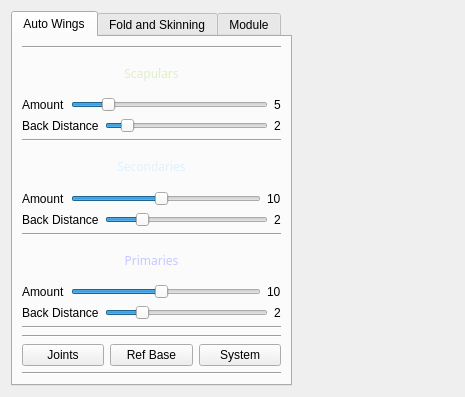
<?xml version="1.0" encoding="UTF-8"?>
<ui version="4.0">
 <class>Form</class>
 <widget class="QWidget" name="Form">
  <property name="geometry">
   <rect>
    <x>0</x>
    <y>0</y>
    <width>457</width>
    <height>397</height>
   </rect>
  </property>
  <property name="windowTitle">
   <string>Form</string>
  </property>
  <layout class="QGridLayout" name="gridLayout_2">
   <item row="0" column="0">
    <widget class="QTabWidget" name="tabWidget">
     <property name="currentIndex">
      <number>0</number>
     </property>
     <widget class="QWidget" name="tab">
      <attribute name="title">
       <string>Auto Wings</string>
      </attribute>
      <layout class="QGridLayout" name="gridLayout">
       <item row="1" column="0" colspan="2">
        <layout class="QVBoxLayout" name="verticalLayout_4">
         <item>
          <widget class="QLabel" name="label_15">
           <property name="font">
            <font>
             <family>Franklin Gothic Book</family>
             <pointsize>9</pointsize>
            </font>
           </property>
           <property name="layoutDirection">
            <enum>Qt::LeftToRight</enum>
           </property>
           <property name="styleSheet">
            <string notr="true">color: rgb(224, 239, 197);</string>
           </property>
           <property name="text">
            <string>Scapulars</string>
           </property>
           <property name="alignment">
            <set>Qt::AlignCenter</set>
           </property>
          </widget>
         </item>
         <item>
          <layout class="QVBoxLayout" name="verticalLayout">
           <item>
            <layout class="QHBoxLayout" name="horizontalLayout">
             <item>
              <widget class="QLabel" name="ScapAmount">
               <property name="text">
                <string>Amount</string>
               </property>
              </widget>
             </item>
             <item>
              <widget class="QSlider" name="ScapAmountSlider">
               <property name="styleSheet">
                <string notr="true">border-color: rgb(102, 115, 96);</string>
               </property>
               <property name="minimum">
                <number>2</number>
               </property>
               <property name="maximum">
                <number>20</number>
               </property>
               <property name="value">
                <number>5</number>
               </property>
               <property name="orientation">
                <enum>Qt::Horizontal</enum>
               </property>
              </widget>
             </item>
             <item>
              <widget class="QLabel" name="label">
               <property name="text">
                <string>5</string>
               </property>
              </widget>
             </item>
            </layout>
           </item>
           <item>
            <layout class="QHBoxLayout" name="horizontalLayout_2">
             <item>
              <widget class="QLabel" name="ScapDistance">
               <property name="text">
                <string>Back Distance</string>
               </property>
              </widget>
             </item>
             <item>
              <widget class="QSlider" name="ScapDistanceSlider">
               <property name="minimum">
                <number>0</number>
               </property>
               <property name="maximum">
                <number>20</number>
               </property>
               <property name="value">
                <number>2</number>
               </property>
               <property name="orientation">
                <enum>Qt::Horizontal</enum>
               </property>
              </widget>
             </item>
             <item>
              <widget class="QLabel" name="label_4">
               <property name="text">
                <string>2</string>
               </property>
              </widget>
             </item>
            </layout>
           </item>
          </layout>
         </item>
         <item>
          <widget class="Line" name="line_2">
           <property name="orientation">
            <enum>Qt::Horizontal</enum>
           </property>
          </widget>
         </item>
         <item>
          <widget class="QLabel" name="label_16">
           <property name="font">
            <font>
             <family>Franklin Gothic Book</family>
             <pointsize>9</pointsize>
            </font>
           </property>
           <property name="styleSheet">
            <string notr="true">color: rgb(220, 242, 255);</string>
           </property>
           <property name="text">
            <string>Secondaries</string>
           </property>
           <property name="alignment">
            <set>Qt::AlignCenter</set>
           </property>
          </widget>
         </item>
         <item>
          <layout class="QVBoxLayout" name="verticalLayout_2">
           <item>
            <layout class="QHBoxLayout" name="horizontalLayout_4">
             <item>
              <widget class="QLabel" name="SecAmount">
               <property name="text">
                <string>Amount</string>
               </property>
              </widget>
             </item>
             <item>
              <widget class="QSlider" name="SecAmountSlider">
               <property name="minimum">
                <number>1</number>
               </property>
               <property name="maximum">
                <number>20</number>
               </property>
               <property name="value">
                <number>10</number>
               </property>
               <property name="orientation">
                <enum>Qt::Horizontal</enum>
               </property>
              </widget>
             </item>
             <item>
              <widget class="QLabel" name="label_8">
               <property name="text">
                <string>10</string>
               </property>
              </widget>
             </item>
            </layout>
           </item>
           <item>
            <layout class="QHBoxLayout" name="horizontalLayout_5">
             <item>
              <widget class="QLabel" name="SecDistance">
               <property name="text">
                <string>Back Distance</string>
               </property>
              </widget>
             </item>
             <item>
              <widget class="QSlider" name="SecDistanceSlider">
               <property name="minimum">
                <number>0</number>
               </property>
               <property name="maximum">
                <number>10</number>
               </property>
               <property name="value">
                <number>2</number>
               </property>
               <property name="orientation">
                <enum>Qt::Horizontal</enum>
               </property>
              </widget>
             </item>
             <item>
              <widget class="QLabel" name="label_10">
               <property name="text">
                <string>2</string>
               </property>
              </widget>
             </item>
            </layout>
           </item>
          </layout>
         </item>
         <item>
          <widget class="Line" name="line">
           <property name="orientation">
            <enum>Qt::Horizontal</enum>
           </property>
          </widget>
         </item>
         <item>
          <widget class="QLabel" name="label_17">
           <property name="font">
            <font>
             <family>Franklin Gothic Book</family>
             <pointsize>9</pointsize>
            </font>
           </property>
           <property name="styleSheet">
            <string notr="true">color: rgb(147, 134, 189);
color: rgb(197, 201, 255);</string>
           </property>
           <property name="text">
            <string>Primaries</string>
           </property>
           <property name="alignment">
            <set>Qt::AlignCenter</set>
           </property>
          </widget>
         </item>
         <item>
          <layout class="QVBoxLayout" name="verticalLayout_3">
           <item>
            <layout class="QHBoxLayout" name="horizontalLayout_6">
             <item>
              <widget class="QLabel" name="PrimAmount">
               <property name="text">
                <string>Amount</string>
               </property>
              </widget>
             </item>
             <item>
              <widget class="QSlider" name="PrimAmountSlider">
               <property name="minimum">
                <number>1</number>
               </property>
               <property name="maximum">
                <number>20</number>
               </property>
               <property name="value">
                <number>10</number>
               </property>
               <property name="orientation">
                <enum>Qt::Horizontal</enum>
               </property>
              </widget>
             </item>
             <item>
              <widget class="QLabel" name="label_12">
               <property name="text">
                <string>10</string>
               </property>
              </widget>
             </item>
            </layout>
           </item>
           <item>
            <layout class="QHBoxLayout" name="horizontalLayout_7">
             <item>
              <widget class="QLabel" name="PrimDistance">
               <property name="text">
                <string>Back Distance</string>
               </property>
              </widget>
             </item>
             <item>
              <widget class="QSlider" name="PrimDistanceSlider">
               <property name="minimum">
                <number>0</number>
               </property>
               <property name="maximum">
                <number>10</number>
               </property>
               <property name="singleStep">
                <number>2</number>
               </property>
               <property name="value">
                <number>2</number>
               </property>
               <property name="orientation">
                <enum>Qt::Horizontal</enum>
               </property>
              </widget>
             </item>
             <item>
              <widget class="QLabel" name="label_14">
               <property name="text">
                <string>2</string>
               </property>
              </widget>
             </item>
            </layout>
           </item>
           <item>
            <widget class="Line" name="line_18">
             <property name="orientation">
              <enum>Qt::Horizontal</enum>
             </property>
            </widget>
           </item>
           <item>
            <widget class="Line" name="line_10">
             <property name="orientation">
              <enum>Qt::Horizontal</enum>
             </property>
            </widget>
           </item>
           <item>
            <layout class="QHBoxLayout" name="horizontalLayout_15">
             <property name="topMargin">
              <number>0</number>
             </property>
             <item>
              <widget class="QPushButton" name="JointsBtn">
               <property name="text">
                <string>Joints</string>
               </property>
              </widget>
             </item>
             <item>
              <widget class="QPushButton" name="RefBtn">
               <property name="text">
                <string>Ref Base</string>
               </property>
              </widget>
             </item>
             <item>
              <widget class="QPushButton" name="SystemBtn">
               <property name="styleSheet">
                <string notr="true"/>
               </property>
               <property name="text">
                <string>System</string>
               </property>
               <property name="icon">
                <iconset resource="Resources/Resources.qrc">
                 <normaloff>:/BG/Bird.png</normaloff>:/BG/Bird.png</iconset>
               </property>
              </widget>
             </item>
            </layout>
           </item>
          </layout>
         </item>
        </layout>
       </item>
       <item row="0" column="0" colspan="2">
        <widget class="Line" name="line_3">
         <property name="orientation">
          <enum>Qt::Horizontal</enum>
         </property>
        </widget>
       </item>
       <item row="2" column="0" colspan="2">
        <widget class="Line" name="line_4">
         <property name="orientation">
          <enum>Qt::Horizontal</enum>
         </property>
        </widget>
       </item>
      </layout>
     </widget>
     <widget class="QWidget" name="tab_3">
      <attribute name="title">
       <string>Fold and Skinning</string>
      </attribute>
      <layout class="QGridLayout" name="gridLayout_4">
       <item row="0" column="0">
        <layout class="QVBoxLayout" name="verticalLayout_5">
         <item>
          <widget class="Line" name="line_16">
           <property name="orientation">
            <enum>Qt::Horizontal</enum>
           </property>
          </widget>
         </item>
         <item>
          <widget class="QLabel" name="label_3">
           <property name="text">
            <string>Feathers Skin</string>
           </property>
           <property name="alignment">
            <set>Qt::AlignCenter</set>
           </property>
          </widget>
         </item>
         <item>
          <widget class="Line" name="line_14">
           <property name="orientation">
            <enum>Qt::Horizontal</enum>
           </property>
          </widget>
         </item>
         <item>
          <layout class="QHBoxLayout" name="horizontalLayout_12">
           <item>
            <widget class="QCheckBox" name="rightRadio">
             <property name="text">
              <string>Right</string>
             </property>
            </widget>
           </item>
           <item>
            <widget class="QCheckBox" name="leftRadio">
             <property name="text">
              <string>Left</string>
             </property>
             <property name="checked">
              <bool>true</bool>
             </property>
            </widget>
           </item>
          </layout>
         </item>
         <item>
          <layout class="QHBoxLayout" name="horizontalLayout_11">
           <item>
            <widget class="QRadioButton" name="scapularsRadio">
             <property name="text">
              <string>Scapulars</string>
             </property>
             <property name="checked">
              <bool>true</bool>
             </property>
            </widget>
           </item>
           <item>
            <widget class="QRadioButton" name="SecundariesRadio">
             <property name="text">
              <string>Secundaries</string>
             </property>
            </widget>
           </item>
           <item>
            <widget class="QRadioButton" name="PrimariesBtn">
             <property name="text">
              <string>Primaries</string>
             </property>
            </widget>
           </item>
          </layout>
         </item>
         <item>
          <layout class="QHBoxLayout" name="horizontalLayout_13">
           <property name="topMargin">
            <number>0</number>
           </property>
           <item>
            <widget class="QPushButton" name="BindFeathersBtn">
             <property name="text">
              <string>Bind Feathers</string>
             </property>
            </widget>
           </item>
           <item>
            <widget class="QCheckBox" name="boneBox">
             <property name="maximumSize">
              <size>
               <width>50</width>
               <height>16777215</height>
              </size>
             </property>
             <property name="text">
              <string>Bone</string>
             </property>
             <property name="checked">
              <bool>false</bool>
             </property>
            </widget>
           </item>
          </layout>
         </item>
         <item>
          <widget class="Line" name="line_13">
           <property name="orientation">
            <enum>Qt::Horizontal</enum>
           </property>
          </widget>
         </item>
         <item>
          <spacer name="verticalSpacer_4">
           <property name="orientation">
            <enum>Qt::Vertical</enum>
           </property>
           <property name="sizeHint" stdset="0">
            <size>
             <width>20</width>
             <height>40</height>
            </size>
           </property>
          </spacer>
         </item>
         <item>
          <widget class="QPushButton" name="initialFoldBtn">
           <property name="text">
            <string>Initial Fold</string>
           </property>
          </widget>
         </item>
         <item>
          <widget class="QPushButton" name="KeysToAutoBtn">
           <property name="text">
            <string>Keys &gt;&gt; Auto</string>
           </property>
          </widget>
         </item>
         <item>
          <spacer name="verticalSpacer">
           <property name="orientation">
            <enum>Qt::Vertical</enum>
           </property>
           <property name="sizeHint" stdset="0">
            <size>
             <width>20</width>
             <height>40</height>
            </size>
           </property>
          </spacer>
         </item>
         <item>
          <widget class="Line" name="line_15">
           <property name="orientation">
            <enum>Qt::Horizontal</enum>
           </property>
          </widget>
         </item>
         <item>
          <widget class="QPushButton" name="MirrorBtn">
           <property name="text">
            <string>Mirror Left  &gt; &gt; Right</string>
           </property>
          </widget>
         </item>
         <item>
          <widget class="Line" name="line_9">
           <property name="orientation">
            <enum>Qt::Horizontal</enum>
           </property>
          </widget>
         </item>
         <item>
          <widget class="QPushButton" name="DeleteBtn">
           <property name="text">
            <string>Delete and Rebuild</string>
           </property>
          </widget>
         </item>
         <item>
          <widget class="Line" name="line_17">
           <property name="orientation">
            <enum>Qt::Horizontal</enum>
           </property>
          </widget>
         </item>
        </layout>
       </item>
      </layout>
     </widget>
     <widget class="QWidget" name="tab_2">
      <attribute name="title">
       <string>Module</string>
      </attribute>
      <layout class="QGridLayout" name="gridLayout_3">
       <item row="8" column="0">
        <widget class="Line" name="line_8">
         <property name="orientation">
          <enum>Qt::Horizontal</enum>
         </property>
        </widget>
       </item>
       <item row="11" column="0">
        <widget class="QPushButton" name="CreateBaseModuleBtn">
         <property name="text">
          <string>Create Base</string>
         </property>
        </widget>
       </item>
       <item row="10" column="0">
        <widget class="Line" name="line_11">
         <property name="orientation">
          <enum>Qt::Horizontal</enum>
         </property>
        </widget>
       </item>
       <item row="9" column="0">
        <layout class="QHBoxLayout" name="horizontalLayout_14">
         <item>
          <widget class="QLabel" name="ScapDistance_5">
           <property name="text">
            <string>Color</string>
           </property>
          </widget>
         </item>
         <item>
          <widget class="QSlider" name="ColorModuleSlider">
           <property name="minimum">
            <number>0</number>
           </property>
           <property name="maximum">
            <number>20</number>
           </property>
           <property name="value">
            <number>16</number>
           </property>
           <property name="orientation">
            <enum>Qt::Horizontal</enum>
           </property>
          </widget>
         </item>
         <item>
          <widget class="QLabel" name="label_20">
           <property name="text">
            <string>16</string>
           </property>
          </widget>
         </item>
        </layout>
       </item>
       <item row="5" column="0">
        <widget class="Line" name="line_7">
         <property name="orientation">
          <enum>Qt::Horizontal</enum>
         </property>
        </widget>
       </item>
       <item row="7" column="0">
        <layout class="QHBoxLayout" name="horizontalLayout_10">
         <item>
          <widget class="QLabel" name="ScapDistance_3">
           <property name="text">
            <string>Controller Size</string>
           </property>
          </widget>
         </item>
         <item>
          <widget class="QSlider" name="ModuleControllerSizeSlider">
           <property name="minimum">
            <number>3</number>
           </property>
           <property name="maximum">
            <number>20</number>
           </property>
           <property name="orientation">
            <enum>Qt::Horizontal</enum>
           </property>
          </widget>
         </item>
         <item>
          <widget class="QLabel" name="label_9">
           <property name="text">
            <string>1</string>
           </property>
          </widget>
         </item>
        </layout>
       </item>
       <item row="2" column="0">
        <layout class="QHBoxLayout" name="horizontalLayout_8">
         <item>
          <widget class="QLabel" name="ScapDistance_2">
           <property name="text">
            <string>Back Distance</string>
           </property>
          </widget>
         </item>
         <item>
          <widget class="QSlider" name="DistanceBackSliderModule">
           <property name="minimum">
            <number>0</number>
           </property>
           <property name="maximum">
            <number>10</number>
           </property>
           <property name="value">
            <number>2</number>
           </property>
           <property name="orientation">
            <enum>Qt::Horizontal</enum>
           </property>
          </widget>
         </item>
         <item>
          <widget class="QLabel" name="label_5">
           <property name="text">
            <string>2</string>
           </property>
          </widget>
         </item>
        </layout>
       </item>
       <item row="4" column="0">
        <layout class="QHBoxLayout" name="horizontalLayout_9">
         <item>
          <widget class="QLabel" name="ScapAmount_3">
           <property name="text">
            <string>Axis</string>
           </property>
          </widget>
         </item>
         <item>
          <widget class="QRadioButton" name="XRB">
           <property name="text">
            <string>x</string>
           </property>
          </widget>
         </item>
         <item>
          <widget class="QRadioButton" name="YRB">
           <property name="text">
            <string>y</string>
           </property>
          </widget>
         </item>
         <item>
          <widget class="QRadioButton" name="ZRB">
           <property name="text">
            <string>z</string>
           </property>
           <property name="checked">
            <bool>true</bool>
           </property>
          </widget>
         </item>
        </layout>
       </item>
       <item row="0" column="0">
        <layout class="QHBoxLayout" name="horizontalLayout_3">
         <item>
          <widget class="QLabel" name="ScapAmount_2">
           <property name="text">
            <string>Amount</string>
           </property>
          </widget>
         </item>
         <item>
          <widget class="QSlider" name="AmounModuleSlider">
           <property name="minimum">
            <number>2</number>
           </property>
           <property name="maximum">
            <number>20</number>
           </property>
           <property name="value">
            <number>10</number>
           </property>
           <property name="orientation">
            <enum>Qt::Horizontal</enum>
           </property>
          </widget>
         </item>
         <item>
          <widget class="QLabel" name="label_2">
           <property name="text">
            <string>10</string>
           </property>
          </widget>
         </item>
        </layout>
       </item>
       <item row="12" column="0">
        <widget class="QPushButton" name="CreateWingsModuleBtn">
         <property name="text">
          <string>Create Wings</string>
         </property>
        </widget>
       </item>
       <item row="3" column="0">
        <widget class="Line" name="line_6">
         <property name="orientation">
          <enum>Qt::Horizontal</enum>
         </property>
        </widget>
       </item>
       <item row="1" column="0">
        <widget class="Line" name="line_5">
         <property name="orientation">
          <enum>Qt::Horizontal</enum>
         </property>
        </widget>
       </item>
       <item row="6" column="0">
        <widget class="Line" name="line_12">
         <property name="orientation">
          <enum>Qt::Horizontal</enum>
         </property>
        </widget>
       </item>
      </layout>
     </widget>
    </widget>
   </item>
   <item row="0" column="1">
    <widget class="QWidget" name="BG" native="true">
     <property name="minimumSize">
      <size>
       <width>150</width>
       <height>340</height>
      </size>
     </property>
     <property name="autoFillBackground">
      <bool>false</bool>
     </property>
     <property name="styleSheet">
      <string notr="true">image : url(:/BG/WingBG.png)</string>
     </property>
    </widget>
   </item>
   <item row="0" column="2">
    <widget class="QFrame" name="frame">
     <property name="frameShape">
      <enum>QFrame::StyledPanel</enum>
     </property>
     <property name="frameShadow">
      <enum>QFrame::Raised</enum>
     </property>
    </widget>
   </item>
  </layout>
 </widget>
 <resources>
  <include location="Resources/Resources.qrc"/>
 </resources>
 <connections>
  <connection>
   <sender>ScapAmountSlider</sender>
   <signal>valueChanged(int)</signal>
   <receiver>label</receiver>
   <slot>setNum(int)</slot>
   <hints>
    <hint type="sourcelabel">
     <x>162</x>
     <y>124</y>
    </hint>
    <hint type="destinationlabel">
     <x>259</x>
     <y>124</y>
    </hint>
   </hints>
  </connection>
  <connection>
   <sender>ScapDistanceSlider</sender>
   <signal>valueChanged(int)</signal>
   <receiver>label_4</receiver>
   <slot>setNum(int)</slot>
   <hints>
    <hint type="sourcelabel">
     <x>189</x>
     <y>154</y>
    </hint>
    <hint type="destinationlabel">
     <x>259</x>
     <y>154</y>
    </hint>
   </hints>
  </connection>
  <connection>
   <sender>SecAmountSlider</sender>
   <signal>valueChanged(int)</signal>
   <receiver>label_8</receiver>
   <slot>setNum(int)</slot>
   <hints>
    <hint type="sourcelabel">
     <x>130</x>
     <y>218</y>
    </hint>
    <hint type="destinationlabel">
     <x>259</x>
     <y>218</y>
    </hint>
   </hints>
  </connection>
  <connection>
   <sender>SecDistanceSlider</sender>
   <signal>valueChanged(int)</signal>
   <receiver>label_10</receiver>
   <slot>setNum(int)</slot>
   <hints>
    <hint type="sourcelabel">
     <x>183</x>
     <y>248</y>
    </hint>
    <hint type="destinationlabel">
     <x>259</x>
     <y>248</y>
    </hint>
   </hints>
  </connection>
  <connection>
   <sender>PrimAmountSlider</sender>
   <signal>valueChanged(int)</signal>
   <receiver>label_12</receiver>
   <slot>setNum(int)</slot>
   <hints>
    <hint type="sourcelabel">
     <x>136</x>
     <y>312</y>
    </hint>
    <hint type="destinationlabel">
     <x>259</x>
     <y>312</y>
    </hint>
   </hints>
  </connection>
  <connection>
   <sender>PrimDistanceSlider</sender>
   <signal>valueChanged(int)</signal>
   <receiver>label_14</receiver>
   <slot>setNum(int)</slot>
   <hints>
    <hint type="sourcelabel">
     <x>193</x>
     <y>342</y>
    </hint>
    <hint type="destinationlabel">
     <x>259</x>
     <y>342</y>
    </hint>
   </hints>
  </connection>
  <connection>
   <sender>AmounModuleSlider</sender>
   <signal>valueChanged(int)</signal>
   <receiver>label_2</receiver>
   <slot>setNum(int)</slot>
   <hints>
    <hint type="sourcelabel">
     <x>119</x>
     <y>69</y>
    </hint>
    <hint type="destinationlabel">
     <x>261</x>
     <y>70</y>
    </hint>
   </hints>
  </connection>
  <connection>
   <sender>DistanceBackSliderModule</sender>
   <signal>valueChanged(int)</signal>
   <receiver>label_5</receiver>
   <slot>setNum(int)</slot>
   <hints>
    <hint type="sourcelabel">
     <x>192</x>
     <y>128</y>
    </hint>
    <hint type="destinationlabel">
     <x>261</x>
     <y>127</y>
    </hint>
   </hints>
  </connection>
  <connection>
   <sender>ModuleControllerSizeSlider</sender>
   <signal>valueChanged(int)</signal>
   <receiver>label_9</receiver>
   <slot>setNum(int)</slot>
   <hints>
    <hint type="sourcelabel">
     <x>191</x>
     <y>252</y>
    </hint>
    <hint type="destinationlabel">
     <x>261</x>
     <y>251</y>
    </hint>
   </hints>
  </connection>
  <connection>
   <sender>ColorModuleSlider</sender>
   <signal>valueChanged(int)</signal>
   <receiver>label_20</receiver>
   <slot>setNum(int)</slot>
   <hints>
    <hint type="sourcelabel">
     <x>151</x>
     <y>309</y>
    </hint>
    <hint type="destinationlabel">
     <x>261</x>
     <y>308</y>
    </hint>
   </hints>
  </connection>
  <connection>
   <sender>rightRadio</sender>
   <signal>clicked()</signal>
   <receiver>leftRadio</receiver>
   <slot>toggle()</slot>
   <hints>
    <hint type="sourcelabel">
     <x>94</x>
     <y>279</y>
    </hint>
    <hint type="destinationlabel">
     <x>150</x>
     <y>279</y>
    </hint>
   </hints>
  </connection>
  <connection>
   <sender>leftRadio</sender>
   <signal>clicked()</signal>
   <receiver>rightRadio</receiver>
   <slot>toggle()</slot>
   <hints>
    <hint type="sourcelabel">
     <x>185</x>
     <y>274</y>
    </hint>
    <hint type="destinationlabel">
     <x>125</x>
     <y>271</y>
    </hint>
   </hints>
  </connection>
 </connections>
</ui>
